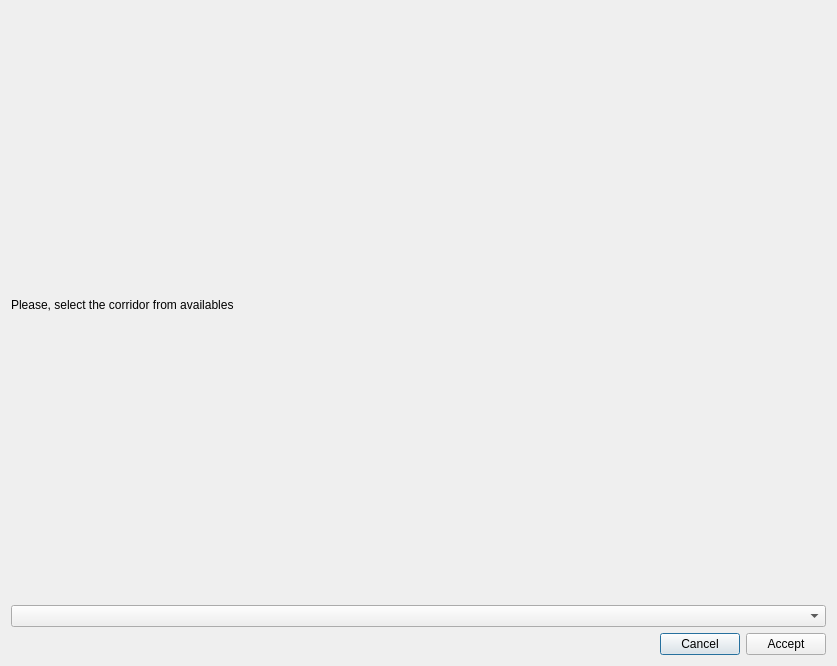
<?xml version="1.0" encoding="UTF-8"?>
<ui version="4.0">
 <class>HeaterCooler</class>
 <widget class="QDialog" name="HeaterCooler">
  <property name="geometry">
   <rect>
    <x>0</x>
    <y>0</y>
    <width>837</width>
    <height>666</height>
   </rect>
  </property>
  <property name="windowTitle">
   <string>Heater/Cooler Corridor </string>
  </property>
  <layout class="QVBoxLayout" name="verticalLayout_2">
   <item>
    <widget class="QLabel" name="label">
     <property name="minimumSize">
      <size>
       <width>0</width>
       <height>216</height>
      </size>
     </property>
     <property name="text">
      <string>Please, select the corridor from availables</string>
     </property>
    </widget>
   </item>
   <item>
    <widget class="QComboBox" name="comboBox"/>
   </item>
   <item>
    <layout class="QHBoxLayout" name="horizontalLayout">
     <item>
      <spacer name="horizontalSpacer">
       <property name="orientation">
        <enum>Qt::Horizontal</enum>
       </property>
       <property name="sizeHint" stdset="0">
        <size>
         <width>40</width>
         <height>20</height>
        </size>
       </property>
      </spacer>
     </item>
     <item>
      <widget class="QPushButton" name="pushButton_2">
       <property name="text">
        <string>Cancel</string>
       </property>
      </widget>
     </item>
     <item>
      <widget class="QPushButton" name="pushButton">
       <property name="text">
        <string>Accept</string>
       </property>
      </widget>
     </item>
    </layout>
   </item>
  </layout>
 </widget>
 <resources/>
 <connections>
  <connection>
   <sender>pushButton</sender>
   <signal>clicked()</signal>
   <receiver>HeaterCooler</receiver>
   <slot>accept()</slot>
   <hints>
    <hint type="sourcelabel">
     <x>786</x>
     <y>511</y>
    </hint>
    <hint type="destinationlabel">
     <x>816</x>
     <y>555</y>
    </hint>
   </hints>
  </connection>
  <connection>
   <sender>pushButton_2</sender>
   <signal>clicked()</signal>
   <receiver>HeaterCooler</receiver>
   <slot>reject()</slot>
   <hints>
    <hint type="sourcelabel">
     <x>694</x>
     <y>507</y>
    </hint>
    <hint type="destinationlabel">
     <x>635</x>
     <y>553</y>
    </hint>
   </hints>
  </connection>
 </connections>
</ui>
